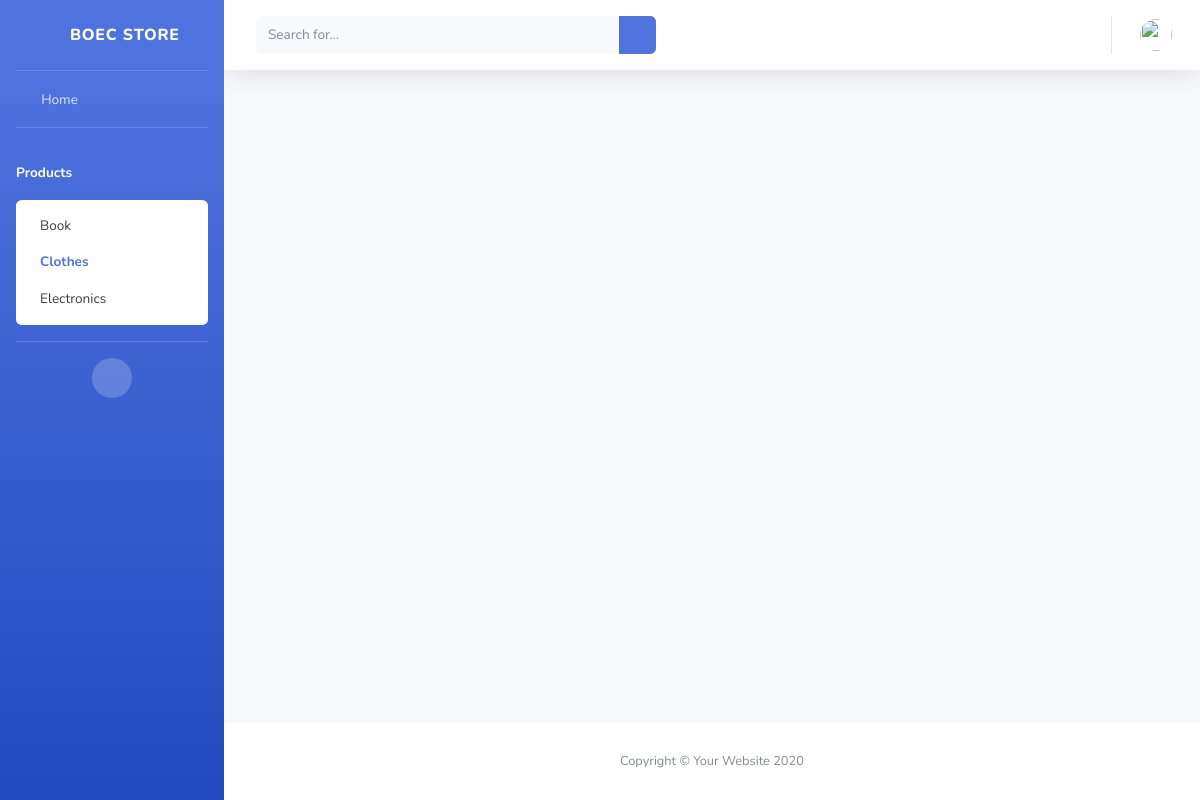
Before: /bookstore/clothes with the older database file.
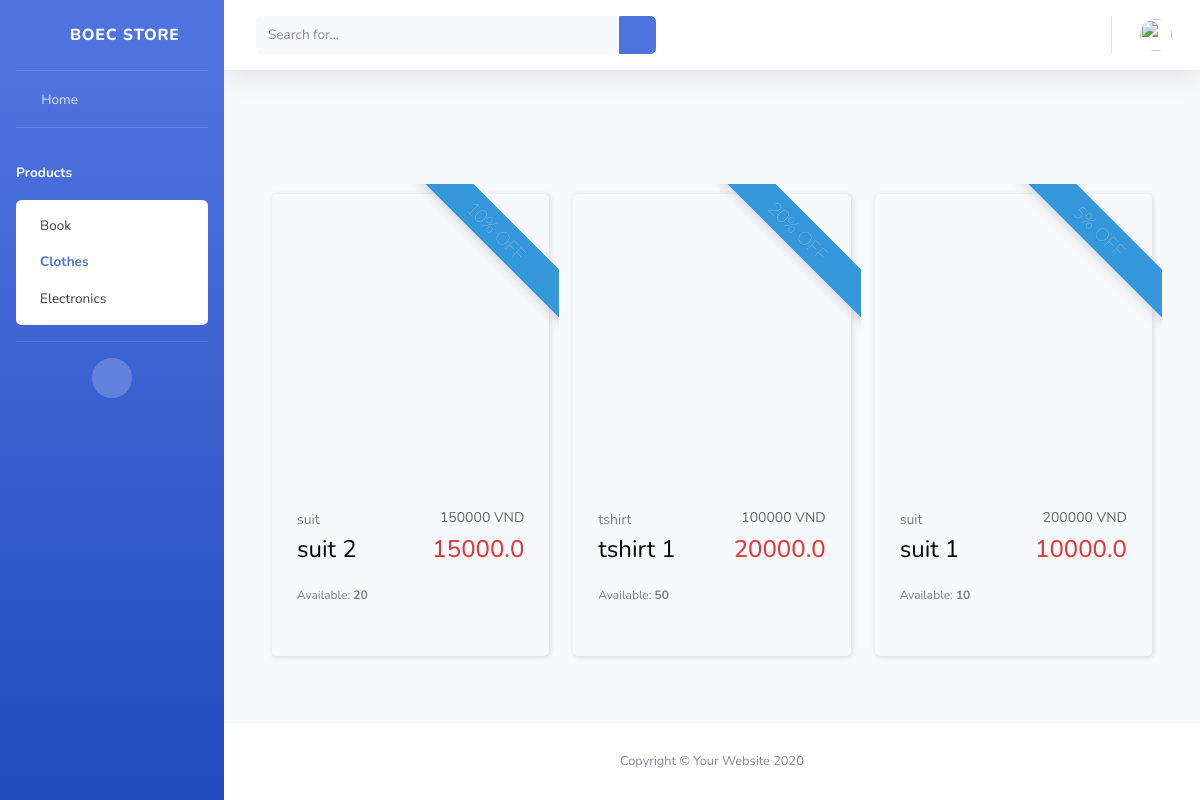
After: the same page with the newer database file.
### Bookstore/models.py (models this page shows)
class Clothe(models.Model):
    name = models.TextField()
    type = models.TextField()
    price = models.BigIntegerField()
    inStock = models.IntegerField()
    discount = models.IntegerField()
    image = models.TextField()

### Bookstore/views.py (the view)
# urls.py: path('clothes', views.getClothes, name="getClothes" ),
def getClothes(request):
    clothes = Clothe.objects.all()
    list = []
    for c in clothes:
        if c.discount == 0:
            c.discounted = c.price
        else:
            c.discounted = c.discount * c.price / 100
        list.append(c)
    return render(request, 'bookstore/clothes.html', {"list": list})

### Bookstore/templates/bookstore/clothes.html (shortened to what the changed rows need)
<!DOCTYPE html>
<html lang="en">
<head>
    <link href="../../static/vendor/fontawesome-free/css/all.min.css" rel="stylesheet" type="text/css">
    <link href="../../static/css/sb-admin-2.min.css" rel="stylesheet">
    <link href="../../static/css/mainPage.css" rel="stylesheet">
</head>
<body id="page-top">
    <div id="wrapper">
        <div id="content-wrapper" class="d-flex flex-column">
            <div id="content">
                <div class="container-fluid" style="overflow-y: auto">
                    <div class="container mydiv">
                        <div class="row" >
                            {% for object in list%}
                            <div class="col-sm-4" style="margin-top: 50px">
                                <div class="bbb_deals">
                                    <div class="ribbon ribbon-top-right"><span> {{ object.discount }}%  OFF</span></div>
                                    <div class="bbb_deals_slider_container">
                                        <div class=" bbb_deals_item">
                                            <div class="bbb_deals_image"><img src="https://i.imgur.com/iDwDQ4o.png" alt=""></div>
                                            <div class="bbb_deals_content">
                                                <div class="bbb_deals_info_line d-flex flex-row justify-content-start">
                                                    <div class="bbb_deals_item_category"><a href="#">{{ object.type }}</a></div>
                                                    <div class="bbb_deals_item_price_a ml-auto">{{ object.price }} VND</div>
                                                </div>
                                                <div class="bbb_deals_info_line d-flex flex-row justify-content-start">
                                                    <div class="bbb_deals_item_name">{{ object.name }}</div>
                                                    <div class="bbb_deals_item_price ml-auto">{{ object.discounted }}</div>
                                                </div>
                                                <div class="available">
                                                    <div class="available_line d-flex flex-row justify-content-start">
                                                        <div class="available_title">Available: <span>{{ object.inStock }}</span></div>
                                                        <div class="bbb_deals_item_price ml-auto"><a href="/bookstore/addcart/clothes/{{ object.id }}" class="fas fa fa-cart-plus"></a></div>
                                                    </div>
                                                </div>
                                            </div>
                                        </div>
                                    </div>
                                </div>
                            </div>
                            {% endfor %}
                        </div>
                    </div>
                </div>
            </div>
        </div>
    </div>
</body>
</html>

Changed rows visible on the page:
added Clothe: discount "10", type "suit", price "150000", name "suit 2", discounted "15000.0", inStock "20"
added Clothe: discount "20", type "tshirt", price "100000", name "tshirt 1", discounted "20000.0", inStock "50"
added Clothe: discount "5", type "suit", price "200000", name "suit 1", discounted "10000.0", inStock "10"
